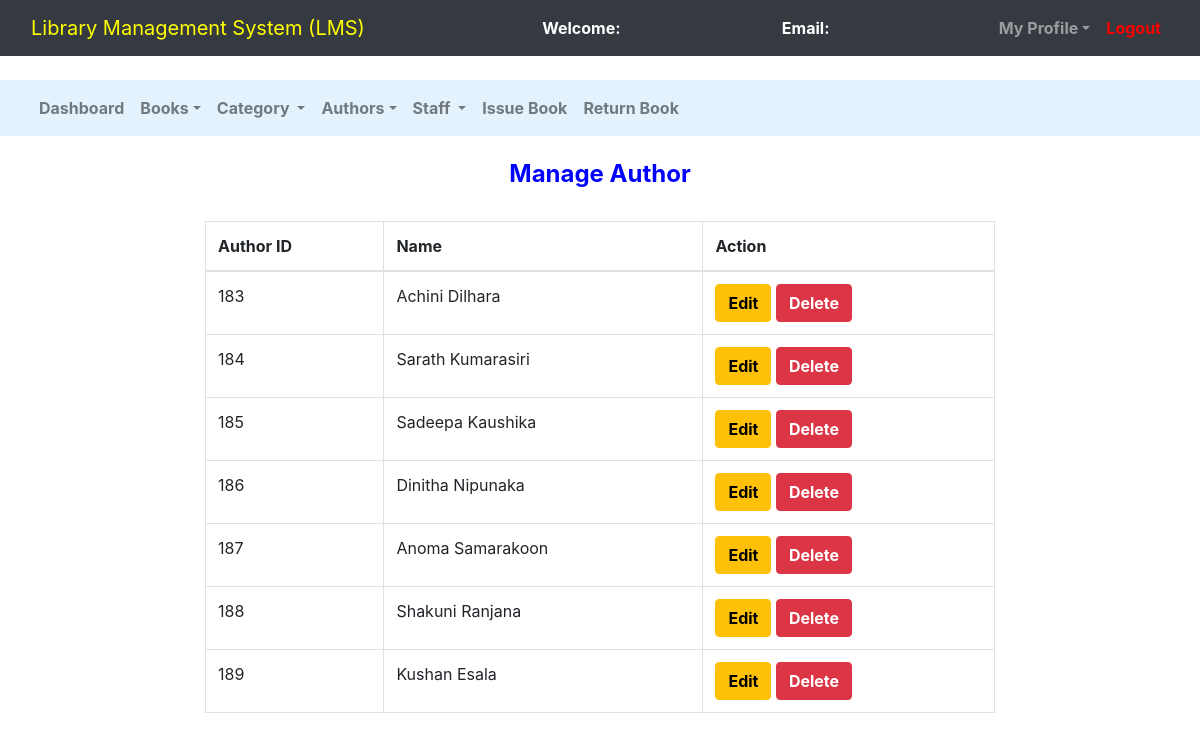
/admin/manage_author.php, run on an earlier commit of the app's database.
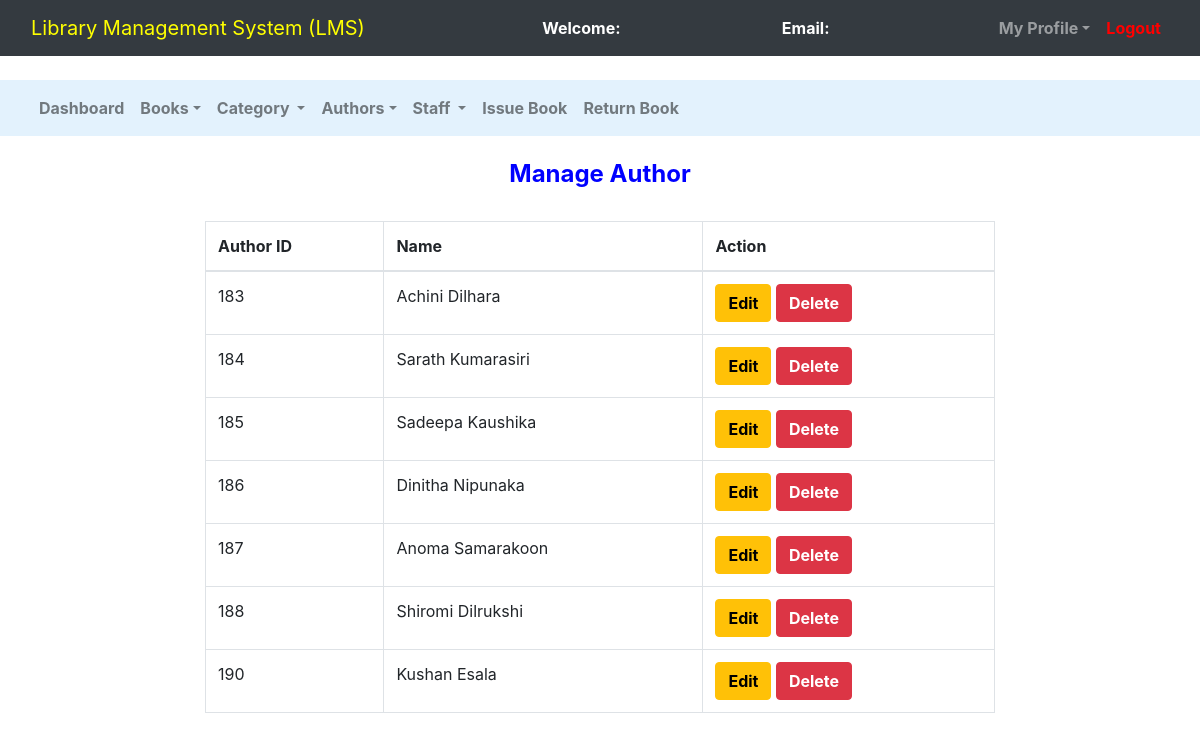
And on a later commit of the database.
### tables this page shows
CREATE TABLE `authors` (
  `author_id` int(11) NOT NULL,
  `author_name` varchar(250) NOT NULL
);

### admin/manage_author.php (the view, shortened to what this page needs)
<!DOCTYPE html>
<html>
<head>
	<link rel="stylesheet" type="text/css" href="../bootstrap-4.4.1/css/bootstrap.min.css">
</head>
<body>
	<nav class="navbar navbar-expand-lg navbar-dark bg-dark">
		<div class="container-fluid">
			<div class="navbar-header">
				<a class="navbar-brand" href="admin_dashboard.php"style=color:yellow;>Library Management System (LMS)</style></a>
			</div>
			<font style="color: white"><span><strong>Welcome: <?php echo $_SESSION['name'];?></strong></span></font>
			<font style="color: white"><span><strong>Email: <?php echo $_SESSION['email'];?></strong></font>
		    <ul class="nav navbar-nav navbar-right">
		      <li class="nav-item dropdown">
	        	<a class="nav-link dropdown-toggle" data-toggle="dropdown"><b>My Profile</b></a>
		      </li>
		      <li class="nav-item">
		        <a class="nav-link" href="../logout.php"style=color:red;><b>Logout</b></a>
		      </li>
		    </ul>
		</div>
	</nav><br>
	<nav class="navbar navbar-expand-lg navbar-light" style="background-color: #e3f2fd">
		<div class="container-fluid">
		    <ul class="nav navbar-nav navbar-center">
		      <li class="nav-item">
		        <a class="nav-link" href="admin_dashboard.php"><b>Dashboard</b></a>
		      </li>
		      <li class="nav-item dropdown">
	        	<a class="nav-link dropdown-toggle" data-toggle="dropdown"><b>Books</b></a>
		      </li>
		      <li class="nav-item dropdown">
	        	<a class="nav-link dropdown-toggle" data-toggle="dropdown"><b>Category </b></a>
		      </li>
		      <li class="nav-item dropdown">
	        	<a class="nav-link dropdown-toggle" data-toggle="dropdown"><b>Authors</b></a>
		      </li>
			  <li class="nav-item dropdown">
	        	<a class="nav-link dropdown-toggle" data-toggle="dropdown"><b>Staff </b></a>
		      </li>
	          <li class="nav-item">
		        <a class="nav-link" href="issue_book.php"><b>Issue Book</b></a>
		      </li>
			  <li class="nav-item">
		        <a class="nav-link" href="return_book.php"><b>Return Book</b></a>
		      </li>
		    </ul>
		</div>
	</nav><br>
		<center><h4 style=color:blue;><b>Manage Author</b></style></h4><br></center>
		<div class="row">
			<div class="col-md-2"></div>
			<div class="col-md-8">
				<table class="table table-bordered table-hover">
					<thead>
						<tr>
							<th>Author ID</th>
							<th>Name</th>
							<th>Action</th>
						</tr>
					</thead>
					<?php
						$connection = mysqli_connect("localhost","root","");
						$query = "select * from authors";
						$query_run = mysqli_query($connection,$query);
						while ($row = mysqli_fetch_assoc($query_run)){
							?>
							<tr>
								<td><?php echo $row['author_id'];?></td>
								<td><?php echo $row['author_name'];?></td>
								<td><button class="btn btn-warning"><a href="edit_author.php?aid=<?php echo $row['author_id'];?>"style=color:black;><b>Edit</style></b></a></button>
								<button class="btn btn-danger"><a href="delete_author.php?aid=<?php echo $row['author_id'];?>"style=color:white;><b>Delete</style></b></a></button></td>
							</tr>
							<?php
						}
					?>
				</table>
			</div>
			<div class="col-md-2"></div>
		</div>
</body>
</html>

What changed in the data, as far as the page shows it:
removed authors: author_id "189", author_name "Kushan Esala"
changed authors id 188: author_name "Shakuni Ranjana" → "Shiromi Dilrukshi"
added authors: author_id "190", author_name "Kushan Esala"
